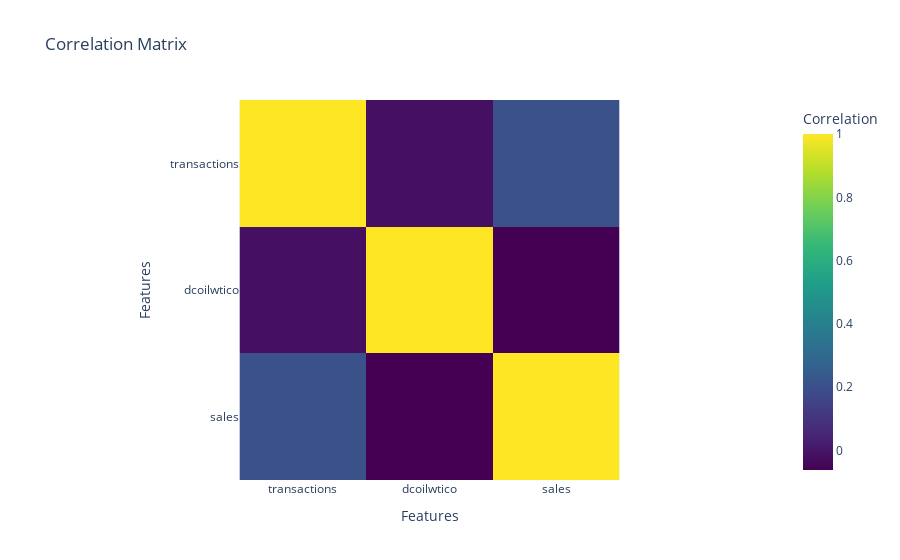

The cell this chart's notebook holds for it:
### Code cell
# Pair plot using Plotly Express
fig_pair = px.scatter_matrix(df[['transactions', 'dcoilwtico', 'sales']],
                             title='Multivariate Analysis of Transactions, Crude Oil Prices, and Sales')
fig_pair.update_layout(title=dict(x=0.5, y=0.95))
# Correlation matrix heatmap using Plotly Express
correlation_matrix = df[['transactions', 'dcoilwtico', 'sales']].corr()
fig_heatmap = px.imshow(correlation_matrix, 
                        labels=dict(x="Features", y="Features", color="Correlation"),
                        x=['transactions', 'dcoilwtico', 'sales'],
                        y=['transactions', 'dcoilwtico', 'sales'],
                        color_continuous_scale='Viridis', 
                        title='Correlation Matrix')
fig_heatmap.show()

### Figure 1 — Plotly figure (JSON) as saved in the notebook; plotly's stock layout.template omitted (floating-point values rounded to 4 significant figures)
{"data": [{"coloraxis": "coloraxis", "hovertemplate": "Features: %{x}<br>Features: %{y}<br>Correlation: %{z}<extra></extra>", "name": "0", "type": "heatmap", "x": ["transactions", "dcoilwtico", "sales"], "xaxis": "x", "y": ["transactions", "dcoilwtico", "sales"], "yaxis": "y", "z": [[1, -0.01655, 0.2037], [-0.01655, 1, -0.06151], [0.2037, -0.06151, 1]]}], "layout": {"coloraxis": {"colorbar": {"title": {"text": "Correlation"}}, "colorscale": [[0, "#440154"], [0.1111, "#482878"], [0.2222, "#3e4989"], [0.3333, "#31688e"], [0.4444, "#26828e"], [0.5556, "#1f9e89"], [0.6667, "#35b779"], [0.7778, "#6ece58"], [0.8889, "#b5de2b"], [1, "#fde725"]]}, "title": {"text": "Correlation Matrix"}, "xaxis": {"anchor": "y", "constrain": "domain", "domain": [0, 1], "scaleanchor": "y", "title": {"text": "Features"}}, "yaxis": {"anchor": "x", "autorange": "reversed", "constrain": "domain", "domain": [0, 1], "title": {"text": "Features"}}}}
